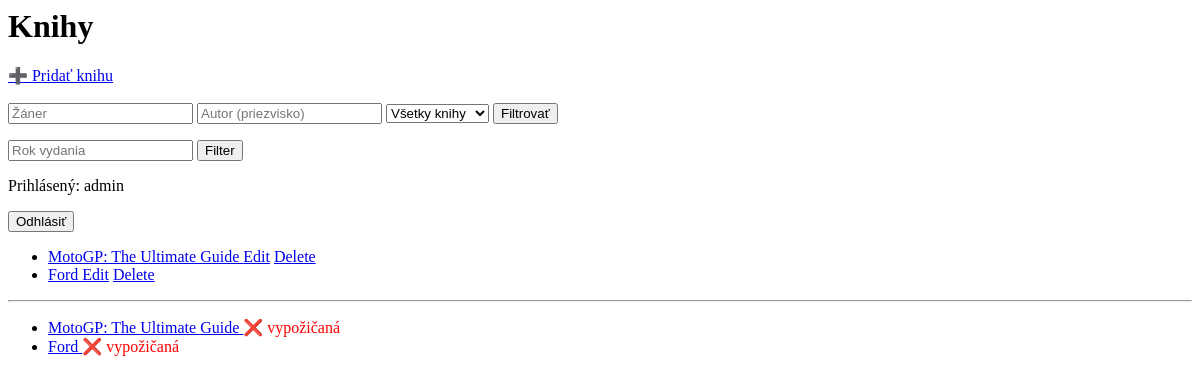
Page / (signed in) on the earlier database version.
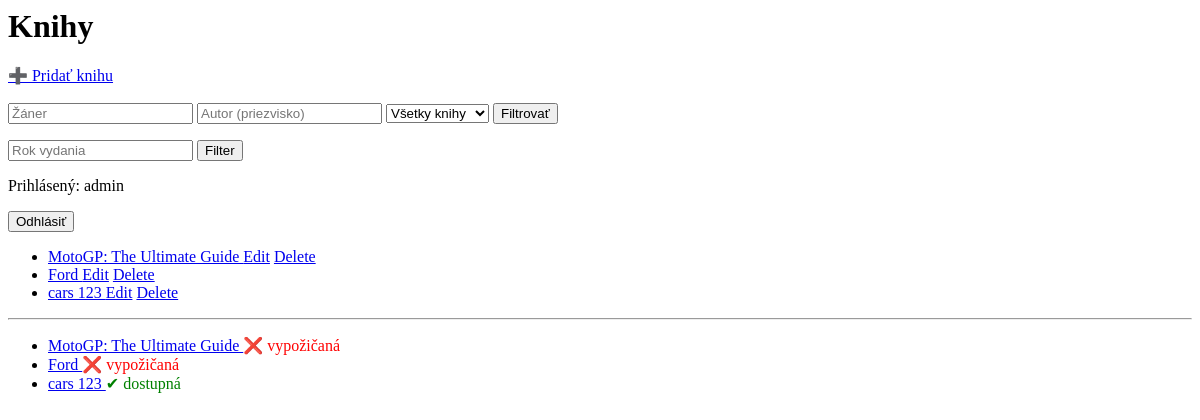
Same page on the later database version.
### library/models.py (models this page shows, shortened)
class Book(models.Model):
    title = models.CharField(max_length=200)
    isbn = models.CharField(max_length=13)
    year = models.IntegerField()
    genre = models.CharField(max_length=100)
    total_copies = models.IntegerField()
    available_copies = models.IntegerField(default=0)
    cover_image = models.ImageField(upload_to='book_covers/', blank=True, null=True)
    authors = models.ManyToManyField(Author)

### library/views.py (the view)
# urls.py: path('', views.book_list, name='book_list'),
@login_required
def book_list(request):
    books = Book.objects.all()
    year = request.GET.get("year")
    genre = request.GET.get("genre")
    author = request.GET.get("author")
    available = request.GET.get("available")
    if year:
        books = books.filter(year=year)
    if genre:
        books = books.filter(genre__icontains=genre)
    if author:
        books = books.filter(authors__last_name__icontains=author)
    if available == "1":
        books = books.filter(available_copies__gt=0)
    return render(request, 'library/book_list.html', {'books': books})

### library/templates/library/book_list.html (shortened to what this page needs)
<h1>Knihy</h1>
{% if user.is_staff %}
<a href="{% url 'book_create' %}">➕ Pridať knihu</a>
{% endif %}
<form method="get">
    <input type="text" name="genre" placeholder="Žáner">
    <input type="text" name="author" placeholder="Autor (priezvisko)">
    <select name="available">
        <option value="">Všetky knihy</option>
    </select>
    <button type="submit">Filtrovať</button>
</form>
<form method="get">
    <input type="number" name="year" placeholder="Rok vydania">
    <button type="submit">Filter</button>
</form>
    {% if user.is_authenticated %}
    <p>Prihlásený: {{ user.username }}</p>
    <form method="post" action="{% url 'logout' %}">
        <button type="submit">Odhlásiť</button>
    </form>
    {% else %}
    <a href="{% url 'login' %}">Prihlásiť</a>
    {% endif %}
    <ul>
        {% for book in books %}
            <li>
                <a href="{% url 'book_detail' book.pk %}">
                    {{ book.title }}
                </a>
                {% if user.is_staff %}
                    <a href="{% url 'book_update' book.pk %}">Edit</a>
                    <a href="{% url 'book_delete' book.pk %}">Delete</a>
                {% endif %}
            </li>
        {% endfor %}
        </ul>
<hr>
<ul>
{% for book in books %}
    <li>
        <a href="{% url 'book_detail' book.pk %}">
            {{ book.title }}
        </a>
        {% if book.available_copies > 0 %}
            <span style="color:green;">✔ dostupná</span>
        {% else %}
            <span style="color:red;">❌ vypožičaná</span>
        {% endif %}
    </li>
{% endfor %}
</ul>

Differences in the rows shown:
added Book: title "cars 123", available_copies "✔ dostupná"
